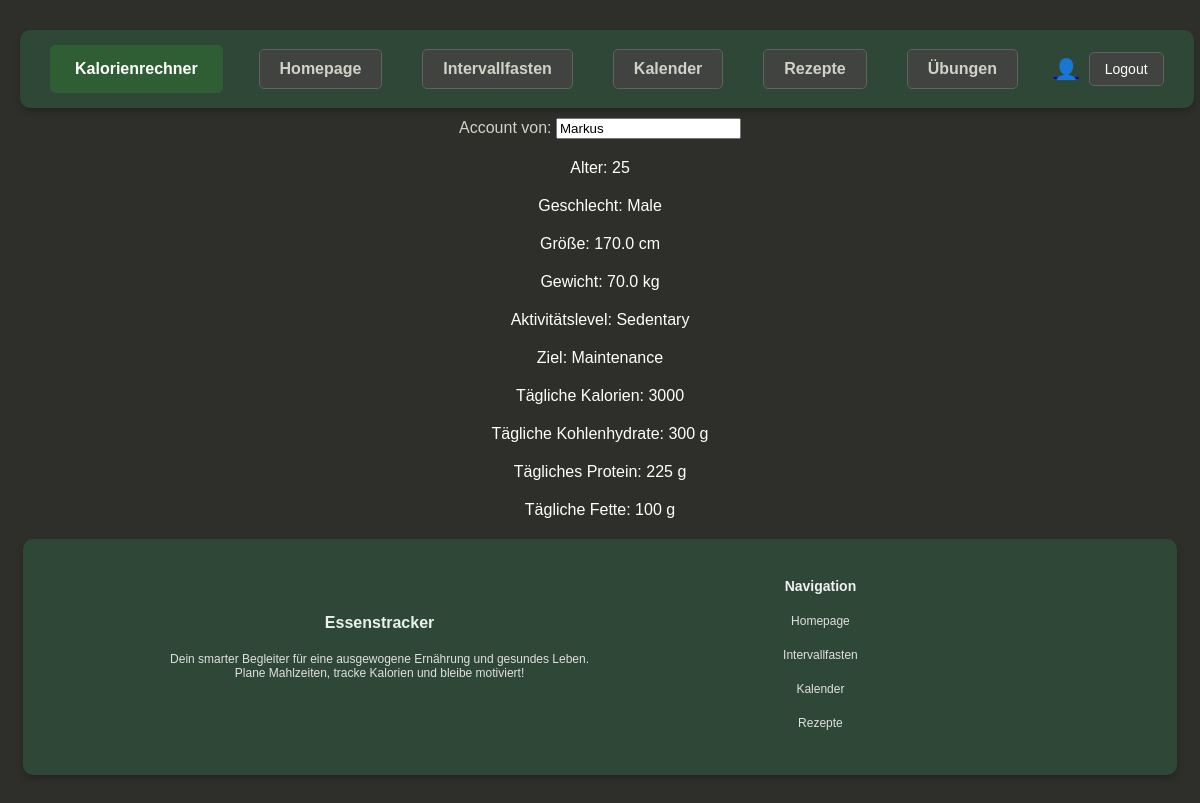
The page /trackerapp/account/ (signed in) on the database as committed earlier.
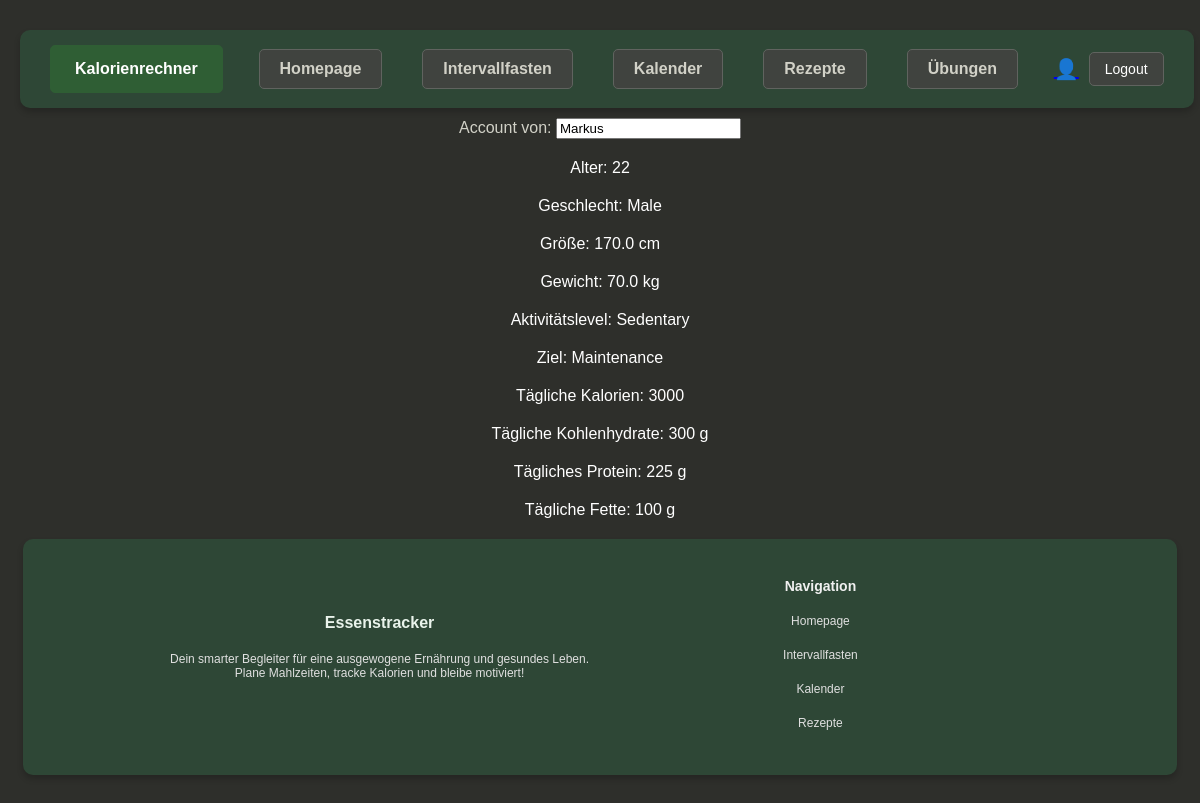
The same page on the database as committed later.
### trackerapp/models.py (models this page shows, shortened)
class UserProfile(models.Model):
    user = models.OneToOneField(User, on_delete=models.CASCADE)
    GENDER_CHOICES = [
        ('M', 'Male'),
        ('F', 'Female'),
    ]
    ACTIVITY_CHOICES = [
        ('sedentary', 'Sedentary'),
        ('light', 'Lightly Active'),
        ('moderate', 'Moderately Active'),
        ('active', 'Active'),
        ('very_active', 'Very Active'),
    ]
    GOAL_CHOICES = [
        ('weight_loss', 'Weight Loss'),
        ('maintenance', 'Maintenance'),
        ('weight_gain', 'Weight Gain'),
    ]
    age = models.PositiveIntegerField(default=25)
    gender = models.CharField(max_length=1, choices=GENDER_CHOICES, default='M')
    height = models.FloatField(default=170.0, help_text="Height in cm")
    weight = models.FloatField(default=70.0, help_text="Weight in kg")
    activity = models.CharField(max_length=20, choices=ACTIVITY_CHOICES, default='sedentary')
    goal = models.CharField(max_length=20, choices=GOAL_CHOICES, default='maintenance')
    daily_calories = models.PositiveIntegerField(default=2000)
    daily_carbohydrates = models.PositiveIntegerField(default=250, help_text="Daily Carbohydrates in grams")
    daily_proteins = models.PositiveIntegerField(default=75, help_text="Daily Proteins in grams")
    daily_fats = models.PositiveIntegerField(default=70, help_text="Daily Fats in grams")

### trackerapp/views.py (the view)
# urls.py: path('trackerapp/account/', trackerapp_views.user_profile_view, name='account'),
@login_required
def user_profile_view(request):
    try:
        user_profile = UserProfile.objects.get(user=request.user)
        context = {
            'user_profile': user_profile
        }
    except UserProfile.DoesNotExist:
        context = {
            'error': "Kein Profil für den angemeldeten Benutzer gefunden."
        }
    return render(request, 'account.html', context)

### trackerapp/templates/account.html (shortened to what this page needs)
{% extends 'base.html' %}
{% block content %}
    {% if user_profile %}
    <div>
        <label for="username">Account von:</label>
        <input type="text" id="username" name="username" value="{{ form.username.initial|default:user.username }}" class="readonly" readonly>
    </div>
        <p>Alter: {{ user_profile.age }}</p>
        <p>Geschlecht: {{ user_profile.get_gender_display }}</p>
        <p>Größe: {{ user_profile.height }} cm</p>
        <p>Gewicht: {{ user_profile.weight }} kg</p>
        <p>Aktivitätslevel: {{ user_profile.get_activity_display }}</p>
        <p>Ziel: {{ user_profile.get_goal_display }}</p>
        <p>Tägliche Kalorien: {{ user_profile.daily_calories }}</p>
        <p>Tägliche Kohlenhydrate: {{ user_profile.daily_carbohydrates }} g</p>
        <p>Tägliches Protein: {{ user_profile.daily_proteins }} g</p>
        <p>Tägliche Fette: {{ user_profile.daily_fats }} g</p>
    {% else %}
        <p>{{ error }}</p>
    {% endif %}
{% endblock %}

Rows that differ between the two databases and show on the page:
changed UserProfile "Male": age "25" → "22"
